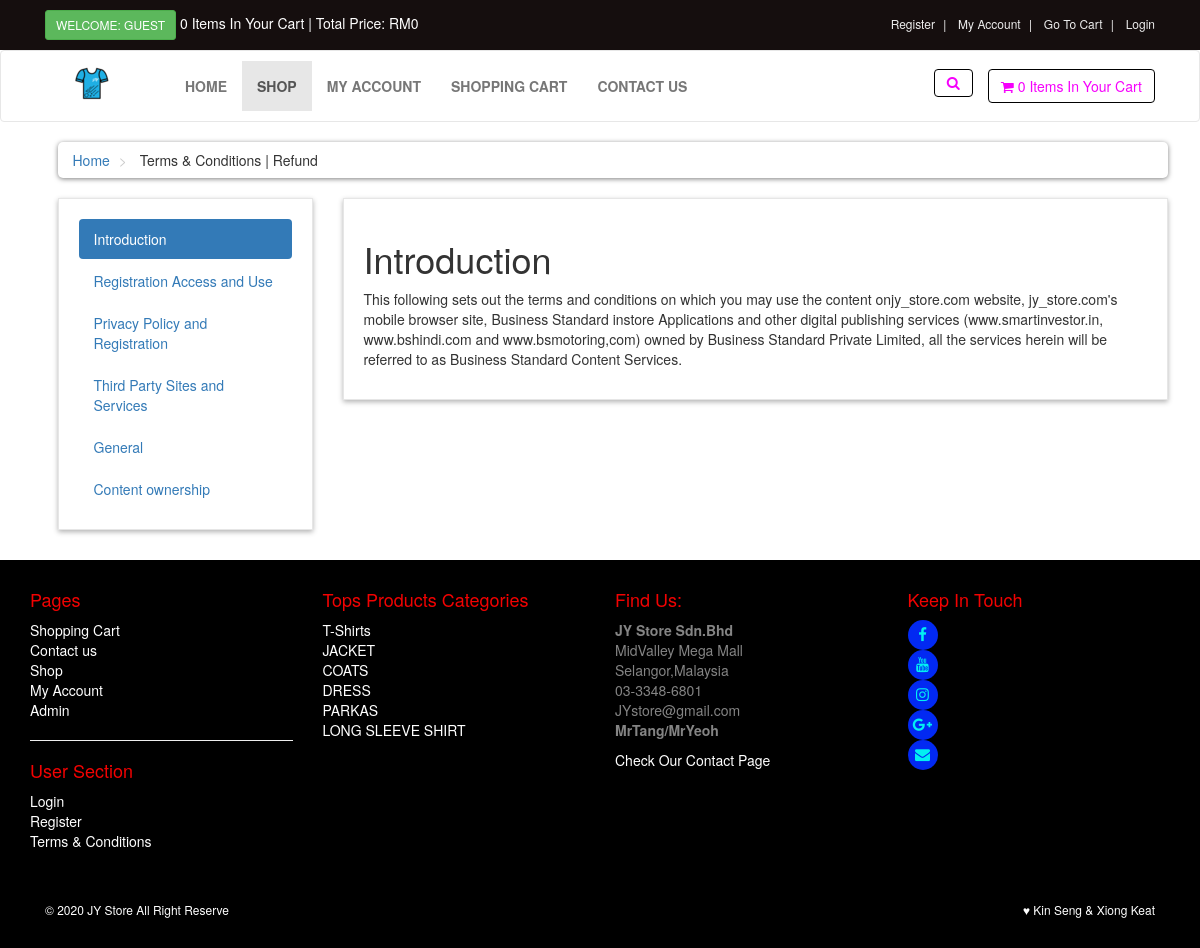
Screenshot of /Project/terms.php with the database file from the repository.
### tables this page shows
CREATE TABLE `terms` (
  `term_id` int(10) NOT NULL,
  `term_title` varchar(100) NOT NULL,
  `term_link` varchar(100) NOT NULL,
  `term_desc` text NOT NULL
);

CREATE TABLE `product_categories` (
  `p_cat_id` int(10) NOT NULL,
  `p_cat_title` text NOT NULL,
  `p_cat_top` text NOT NULL,
  `p_cat_image` text NOT NULL
);

### Project/terms.php (the view, shortened to what this page needs)
<?php
    include("include/header.php");
?>
   <div id="content">
       <div class="container">
           <div class="col-md-12">
               <ul class="breadcrumb">
                   <li>
                       <a href="Home.php">Home</a>
                   </li>
                   <li>
                       Terms & Conditions | Refund
                   </li>
               </ul>
           </div>
            <div class="col-md-3">
                <div class="box">
                    <ul class="nav nav-pills nav-stacked">
                        <?php
                        $get_terms = "select * from terms LIMIT 0,1";
                        $run_terms = mysqli_query($con,$get_terms);
                        while($row_terms=mysqli_fetch_array($run_terms)){
                            $term_title = $row_terms['term_title'];
                            $term_link = $row_terms['term_link'];
                        ?>
                        <li class="active">
                            <a data-toggle="pill" href="#<?php echo $term_link; ?>">
                                <?php echo $term_title; ?>
                            </a>
                        </li>
                        <?php } ?>
                        <?php
                            $count_terms = "select * from terms";
                            $run_count_terms = mysqli_query($con,$count_terms);
                            $count = mysqli_num_rows($run_count_terms);
                            $get_terms = "select * from terms LIMIT 1,$count";
                            $run_terms = mysqli_query($con,$get_terms);
                            while($row_terms=mysqli_fetch_array($run_terms)){
                                $term_title = $row_terms['term_title'];
                                $term_link = $row_terms['term_link'];
                        ?>
                        <li>
                            <a data-toggle="pill" href="#<?php echo $term_link; ?>">
                                <?php echo $term_title; ?>
                            </a>
                        </li>
                        <?php } ?>
                    </ul>
                </div>
            </div>
            <div class="col-md-9">
                <div class="box">
                    <div class="tab-content">
                    <?php
                        $get_terms = "select * from terms LIMIT 0,1";
                        $run_terms = mysqli_query($con,$get_terms);
                        while($row_terms=mysqli_fetch_array($run_terms)){
                            $term_title = $row_terms['term_title'];
                            $term_desc = $row_terms['term_desc'];
                            $term_link = $row_terms['term_link'];
                    ?>
                        <div id="<?php echo $term_link; ?>" class="tab-pane fade in active">
                        <h1 class="tabTitle"><?php echo $term_title; ?></h1>
                        <p class="tabDesc"><?php echo $term_desc; ?></p>
                        </div>
                    <?php } ?>
                    </div>
                </div>
            </div>
       </div>
   </div>
   <?php
    include("include/footer.php");
    ?>
</body>
</html>

### Project/include/footer.php (shortened to what this page needs)
<div id="footer">
    <div class="container">
        <div class="row">
            <div class="col-sm-6 col-md-3">
                <h4 style="color: #F20202">Pages</h4>
                <ul>
                    <li><a href="cart.php">Shopping Cart</a></li>
                    <li><a href="contact.php">Contact us</a></li>
                    <li><a href="shop.php">Shop</a></li>
                    <li><a href="customer/my_account.php">My Account</a></li>
                    <li><a href="admin_area/login.php">Admin</a></li>
                </ul>
                <hr>
                <h4 style="color: #F20202">User Section</h4>
                <ul>
                    <?php
                           if(!isset($_SESSION['customer_email'])){
                               echo"<a href='checkout.php'>Login</a>";
                           }else{
                               echo"<a href='customer/my_account.php?my_orders'>My Account</a>";
                           }
                           ?>
                    <li><a href="customer_register.php">Register</a></li>
                    <li><a href="terms.php">Terms & Conditions</a></li>
                </ul>
            </div>
            <div class="col-sm-6 col-md-3">
                <h4 style="color: #F20202">Tops Products Categories</h4>
                <ul>
                                        <?php
                        $get_p_cats = "select * from product_categories";
                        $run_p_cats = mysqli_query($con,$get_p_cats);
                        while($row_p_cats=mysqli_fetch_array($run_p_cats)){
                            $p_cat_id = $row_p_cats['p_cat_id'];
                            $p_cat_title = $row_p_cats['p_cat_title'];
                            echo "
                                <li>
                                    <a href='shop.php?p_cat=$p_cat_id'>
                                        $p_cat_title
                                    </a>
                                </li>
                            ";
                        }
                    ?>
                </ul>
            </div>
            <div class="col-sm-6 col-md-3">
                <h4 style="color: #F20202">Find Us:</h4>
                <p style="color: #848484">
                    <strong>JY Store Sdn.Bhd</strong>
                    <br/>MidValley Mega Mall
                    <br/>Selangor,Malaysia
                    <br/>03-3348-6801
                    <br/>JYstore@gmail.com
                    <br/><strong>MrTang/MrYeoh</strong>
                </p>
                <a href="contact.php">Check Our Contact Page</a>
            </div>
            <div class="col-sm-6 col-md-3">
                <h4 style="color: #F20202">Keep In Touch</h4>
                <p class="social">
                    <a href="https://www.facebook.com/confessionstarc" class="fa fa-facebook"></a><br>
                    <a href="https://www.youtube.com/channel/UCqjsPpVnwjCRT5mgAgFo1ng" class="fa fa-youtube"></a><br>
                    <a href="https://www.instagram.com/tarc_confessions/?hl=zh-cn" class="fa fa-instagram"></a><br>
                    <a href="https://www.google.com/search?q=google+plus&oq=google+plus&aqs=chrome..69i57j0l7.4551j0j7&sourceid=chrome&ie=UTF-8" class="fa fa-google-plus"></a><br>
                    <a href="https://www.gmail.com" class="fa fa-envelope"></a>
                </p>
            </div>
        </div>
    </div>
</div>
<div id="copyright">
    <div class="container">
        <div class="col-md-6">
            <p class="pull-left">&copy; 2020 JY Store All Right Reserve</p>
        </div>
        <div class="col-sm-6">
            <p class="pull-right">&hearts; Kin Seng & Xiong Keat</p>
        </div>
    </div>
</div>

### Project/styles/style.css (style rules this page uses)
body { font-size: 14px; line-height: 1.42857143; color: #333333; background: none; overflow-x: hidden; }
.box { background: #ffffff; margin: 0 0 30px; border: solid 1px #e6e6e6; box-sizing: border-box; padding: 20px; box-shadow: 0px 2px 5px rgba(0,0,0, .3); }
#content { padding-left: 25px; }
#footer { background: black; padding: 20px 0; }
#footer a { color: white; padding: 0; text-decoration: none; }
#footer ul { list-style: none; padding-left: 0px; }
#footer .social { text-align: left; }
#footer .social a { margin: 0px 10px 0px 0px; display: inline-block; color: #02F0F2; width: 30px; height: 30px; border-radius: 15px; line-height: 30px; font-size: 15px; text-align: center; vertical-align: bottom; background: #0229F2; text-decoration: none; }
#copyright { background: black; color: white; padding: 20px 0px; font-size: 12px; }
.breadcrumb { padding: 8px 15px; margin-bottom: 20px; background: #ffffff; border-radius: 5px; box-shadow: 0px 1px 5px rgb(0,0,0,.5); }
.breadcrumb> li + li:before { content: ">\00a0"; color: #cccccc; }

### rows the page displays
terms: term_title "Introduction", term_desc "This following sets out the terms and conditions on which you may use the content onjy_store.com website, jy_store.com's mobile browser site, Business Standard instore Applications and other digital publishing services (www.smartinvestor.in, www.bshindi.com and www.bsmotoring,com) owned by Business Standard Private Limited, all the services herein will be referred to as Business Standard Content Services."
terms: term_title "Registration Access and Use"
terms: term_title "Privacy Policy and Registration"
terms: term_title "Third Party Sites and Services"
terms: term_title "General"
terms: term_title "Content ownership"
product_categories: p_cat_title "T-Shirts"
product_categories: p_cat_title "JACKET"
product_categories: p_cat_title "COATS"
product_categories: p_cat_title "DRESS"
product_categories: p_cat_title "PARKAS"
product_categories: p_cat_title "LONG SLEEVE SHIRT"

### other values shown
$count_items "0 0"
$total "0"
